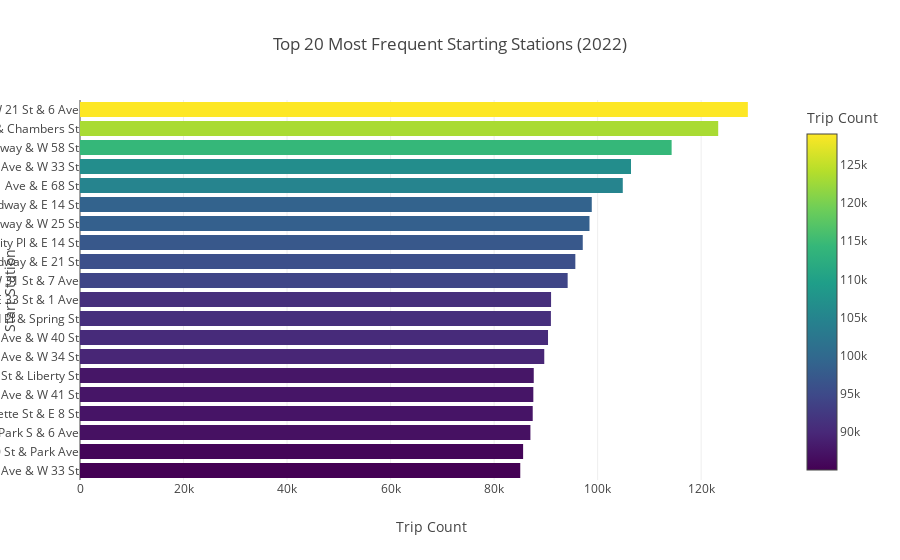

The cell this chart's notebook holds for it:
### Markdown cell above
## 3. Top 20 Starting Stations (Bar Chart)

### Code cell
# Count trips by start station
top_stations = df['start_station_name'].value_counts().head(20).reset_index()
top_stations.columns = ['start_station_name', 'trip_count']

# Plot horizontal bar chart using Plotly Express
fig_bar = px.bar(
    top_stations,
    x='trip_count',
    y='start_station_name',
    orientation='h',
    title='Top 20 Most Frequent Starting Stations (2022)',
    labels={'start_station_name': 'Start Station', 'trip_count': 'Trip Count'},
    color='trip_count',
    color_continuous_scale='Viridis'
)

# Reverse the y-axis so most frequent appears at the top
fig_bar.update_layout(yaxis=dict(autorange='reversed'))

# Render chart
fig_bar.show()

### Figure 1 — Plotly figure (JSON) as saved in the notebook; plotly's stock layout.template omitted (floating-point values rounded to 4 significant figures)
{"data": [{"hovertemplate": "Trip Count=%{marker.color}<br>Start Station=%{y}<extra></extra>", "legendgroup": "", "marker": {"color": [129018, 123291, 114293, 106445, 104856, 98866, 98425, 97126, 95691, 94208, 91003, 90973, 90414, 89687, 87657, 87577, 87458, 87013, 85601, 85051], "coloraxis": "coloraxis", "pattern": {"shape": ""}}, "name": "", "orientation": "h", "showlegend": false, "textposition": "auto", "type": "bar", "x": [129018, 123291, 114293, 106445, 104856, 98866, 98425, 97126, 95691, 94208, 91003, 90973, 90414, 89687, 87657, 87577, 87458, 87013, 85601, 85051], "xaxis": "x", "y": ["W 21 St & 6 Ave", "West St & Chambers St", "Broadway & W 58 St", "6 Ave & W 33 St", "1 Ave & E 68 St", "Broadway & E 14 St", "Broadway & W 25 St", "University Pl & E 14 St", "Broadway & E 21 St", "W 31 St & 7 Ave", "E 33 St & 1 Ave", "Cleveland Pl & Spring St", "12 Ave & W 40 St", "6 Ave & W 34 St", "West St & Liberty St", "11 Ave & W 41 St", "Lafayette St & E 8 St", "Central Park S & 6 Ave", "E 40 St & Park Ave", "8 Ave & W 33 St"], "yaxis": "y"}], "layout": {"barmode": "relative", "coloraxis": {"colorbar": {"title": {"text": "Trip Count"}}, "colorscale": [[0, "#440154"], [0.1111, "#482878"], [0.2222, "#3e4989"], [0.3333, "#31688e"], [0.4444, "#26828e"], [0.5556, "#1f9e89"], [0.6667, "#35b779"], [0.7778, "#6ece58"], [0.8889, "#b5de2b"], [1, "#fde725"]]}, "legend": {"tracegroupgap": 0}, "title": {"text": "Top 20 Most Frequent Starting Stations (2022)"}, "xaxis": {"anchor": "y", "domain": [0, 1], "title": {"text": "Trip Count"}}, "yaxis": {"anchor": "x", "autorange": "reversed", "domain": [0, 1], "title": {"text": "Start Station"}}}}
